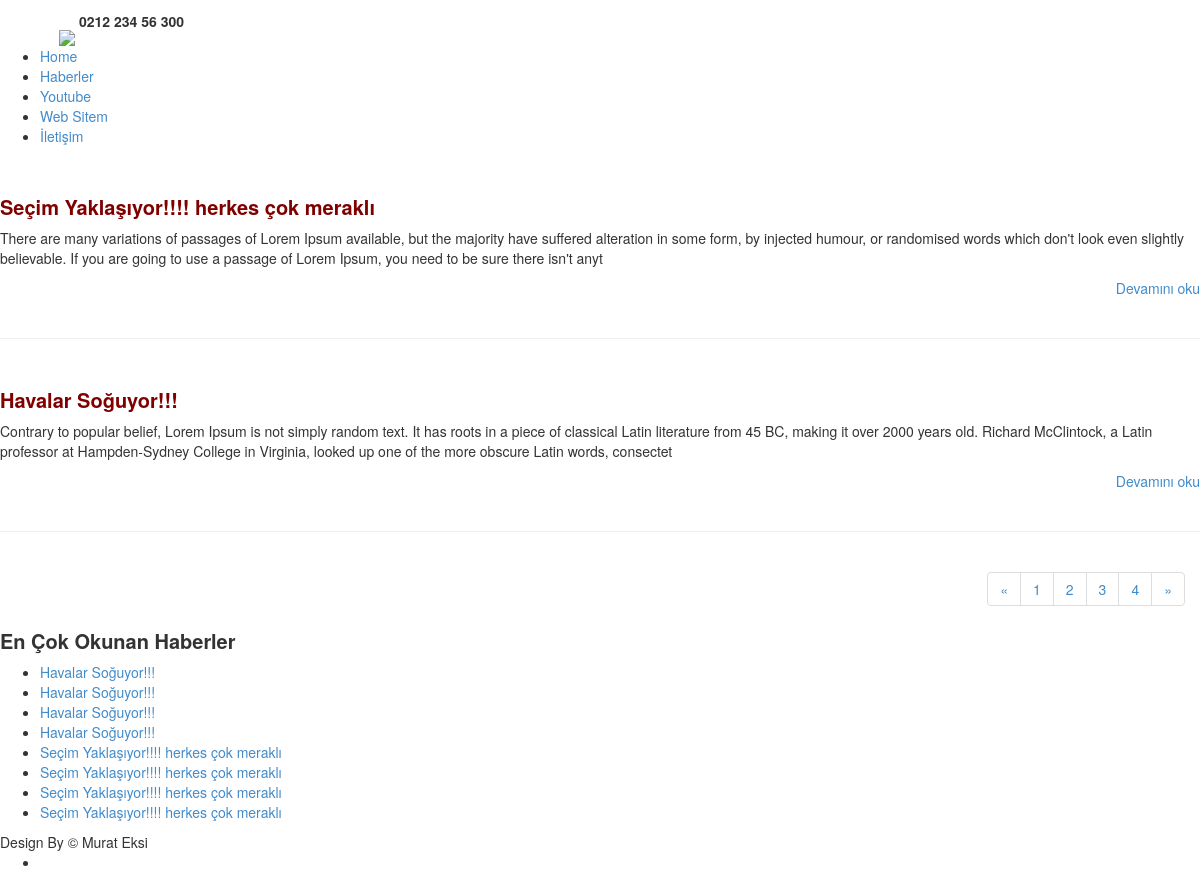
The app's page /haberler.php with its own data.
### tables this page shows
CREATE TABLE `admin_ayarlar` (
  `adminayar_id` int(11) NOT NULL,
  `adminayar_logo` varchar(100) NOT NULL,
  `adminayar_telefon` varchar(50) NOT NULL,
  `adminayar_title` varchar(200) NOT NULL,
  `adminayar_description` varchar(200) NOT NULL,
  `adminayar_keywords` varchar(200) NOT NULL,
  `adminayar_facebook` varchar(100) NOT NULL,
  `adminayar_twitter` varchar(100) NOT NULL,
  `adminayar_linkedin` varchar(100) NOT NULL,
  `adminayar_footer` varchar(200) NOT NULL,
  `adminayar_adres` varchar(200) NOT NULL,
  `adminayar_mail` varchar(100) NOT NULL,
  `adminayar_fax` varchar(100) NOT NULL,
  `adminayar_yedek` varchar(200) NOT NULL
);

CREATE TABLE `menuler` (
  `menu_id` int(11) NOT NULL,
  `menu_ad` varchar(100) NOT NULL,
  `menu_link` varchar(500) NOT NULL,
  `menu_ek` varchar(100) NOT NULL
);

CREATE TABLE `haber` (
  `haber_id` int(11) NOT NULL,
  `haber_zaman` datetime NOT NULL,
  `haber_ad` varchar(100) NOT NULL,
  `haber_detay` varchar(2000) NOT NULL,
  `haber_resimyol` varchar(500) NOT NULL,
  `haber_hit` varchar(100) NOT NULL DEFAULT '0'
);

### admin/function.php (called while the page is built, shortened)
<?php
function seo($s) {
	$tr = array('ş','Ş','ı','I','İ','ğ','Ğ','ü','Ü','ö','Ö','Ç','ç','(',')','/',' ',',','?');
	$eng = array('s','s','i','i','i','g','g','u','u','o','o','c','c','','','-','-','','');
	$s = str_replace($tr,$eng,$s);
	$s = strtolower($s);
	$s = preg_replace('/&amp;amp;amp;amp;amp;amp;amp;amp;amp;.+?;/', '', $s);
	$s = preg_replace('/\s+/', '-', $s);
	$s = preg_replace('|-+|', '-', $s);
	$s = preg_replace('/#/', '', $s);
	$s = str_replace('.', '', $s);
	$s = trim($s, '-');
	return $s;
}
 ?>

### web/haberler.php (the view, shortened to what this page needs)
<?php
include 'header.php';
 ?>
<section id="content">
<div class="wrapper">
  <article class="col-1">
  <?php
$sayfada=2;
$sorgu=mysql_query("select * from haber");
$toplam_icerik=mysql_num_rows($sorgu);
$toplam_sayfa=ceil($toplam_icerik/$sayfada);
$sayfa=isset($_GET['sayfa'])? (int)$_GET['sayfa']:1;
$limit=($sayfa-1) * $sayfada;
$habersorgu=mysql_query("select*from haber order by haber_id desc limit $limit,$sayfada");
while ( $habercek=mysql_fetch_assoc($habersorgu)) {
 ?>
  <div class="indent-left">
    <div class="wrapper prev-indent-bot">
      <figure class="img-indent"><img src="../admin/<?php echo $habercek['haber_resimyol']; ?>" alt=""></figure>
      <div class="extra-wrap">
        <h6 style="font-size: 20px; color:#800000; font-weight: bold;" class="prev-indent-bot"><?php echo $habercek['haber_ad'];?>
        </h6>
        <?php echo substr($habercek['haber_detay'], 0,300); ?>
      </div>
    </div>
    <a style="float: right; padding-bottom: 15px;" class="button-2"
    href="haber_detay/<?=seo($habercek['haber_ad']).'/'.$habercek['haber_id']?>">Devamını oku</a>
  </div>
  <br>
  <br>
  <hr>
  <?php } ?>
    <div align="right" class="col-md-12">
                            <ul class="pagination">
<?php
$i=0;
if ($i<$toplam_sayfa) {
  $i++;
?>
  <li><a href="haberler.php?sayfa=<?php echo $i; ?>">&laquo;</a></li> <?php } ?>
    <?php
      $s=0;
      while ($s<$toplam_sayfa) {
        $s++; ?>
  <li><a href="haberler.php?sayfa=<?php echo $s; ?>""><?php echo $s; ?></a></li>
    <?php  } ?>
<?php
$i=0;
if ($i<$toplam_sayfa) {
  $i=$toplam_sayfa;
?>
    <li><a href=""haberler.php?sayfa=<?php echo $i; ?>"">&raquo;</a></li> <?php } ?>
</ul>
    </div>
  </article>
  <article class="col-2">
  <b>
  <h4 style="font-size: 20px; " class="p1">En Çok Okunan Haberler</b></h4>
  <ul class="list-1">
    <?php
$habersorgu=mysql_query("select*from haber order by haber_hit desc limit 10");
while ( $habercek=mysql_fetch_assoc($habersorgu)) {
 ?>
    <li><a href="haber_detay.php?haber_id=<?php echo $habercek['haber_id']; ?>""><?php echo $habercek['haber_ad'];?>
    </a></li>
    <?php } ?>
  </ul>
  </article>
</div>
</section>
</div>
</div>
<?php
include 'footer.php';
 ?>

### web/header.php (shortened to what this page needs)
<?php
include 'admin/function.php';
$ayarsorgu=mysql_query("select*from admin_ayarlar");
$ayarcek=mysql_fetch_assoc($ayarsorgu);
 ?>
<!DOCTYPE html>
<html lang="en">
<head>
<link rel="stylesheet" href="css/bootstrap.css" type="text/css" media="screen">
<link rel="stylesheet" href="css/reset.css" type="text/css" media="screen">
<link rel="stylesheet" href="css/stil.css" type="text/css" media="screen">
<link rel="stylesheet" href="css/layout.css" type="text/css" media="screen">
</head>
<body id="page1">
<div class="extra">
  <div class="main">
    <header>
      <div class="indent">
        <div class="row-top">
          <div class="wrapper">
<img style="margin-left: 59px; margin-top: 30px;" src="<?php echo $ayarcek['adminayar_logo']; ?>">
            <strong class="support"><?php echo $ayarcek['adminayar_telefon']; ?></strong> </div>
        </div>
        <nav>
          <ul  class="menu">
            <li><a class="active" href="index.php">Home</a></li>
            <?php
              $menusorgu=mysql_query("select*from menuler");
              $menusay=mysql_num_rows($menusorgu);
              $say=0;
              while($menucek=mysql_fetch_assoc($menusorgu)){ $say++;?>
                <li class="<?php
                if ( $menusay==$say) {
                 echo "last";
                }
                 ?>"><a href="<?php echo$menucek['menu_link']; ?>"><?php echo$menucek['menu_ad']; ?></a></li>
             <?php } ?>
          </ul>
        </nav>
      </div>
    </header>

### web/footer.php (shortened to what this page needs)
<footer>
  <div class="main">
    <div class="footer-bg">
      <?php echo $ayarcek['adminayar_footer']; ?>
      <ul class="list-services">
        <li><a class="tooltips" href="<?php echo $ayarcek['adminayar_facebook']; ?>"></a></li>
        <li class="item-1"><a class="tooltips" href="<?php echo $ayarcek['adminayar_twitter']; ?>"></a></li>
      </ul>
    </div>
  </div>
</footer>
</body>
</html>

### records on screen
admin_ayarlar: adminayar_telefon "0212 234 56 300", adminayar_footer "Design By © Murat Eksi"
menuler: menu_ad "Haberler"
menuler: menu_ad "Youtube"
menuler: menu_ad "Web Sitem"
menuler: menu_ad "İletişim"
haber: haber_ad "Seçim Yaklaşıyor!!!! herkes çok meraklı", haber_detay "There are many variations of passages of Lorem Ipsum available, but the majority have suffered alteration in some form, by injected humour, or randomised words which don't look even slightly believable. If you are going to use a passage of Lorem Ipsum, you need to be sure there isn't anyt"
haber: haber_ad "Havalar Soğuyor!!!", haber_detay "Contrary to popular belief, Lorem Ipsum is not simply random text. It has roots in a piece of classical Latin literature from 45 BC, making it over 2000 years old. Richard McClintock, a Latin professor at Hampden-Sydney College in Virginia, looked up one of the more obscure Latin words, consectet"
haber: haber_ad "Havalar Soğuyor!!!"
haber: haber_ad "Havalar Soğuyor!!!"
haber: haber_ad "Havalar Soğuyor!!!"
haber: haber_ad "Seçim Yaklaşıyor!!!! herkes çok meraklı"
haber: haber_ad "Seçim Yaklaşıyor!!!! herkes çok meraklı"
haber: haber_ad "Seçim Yaklaşıyor!!!! herkes çok meraklı"
